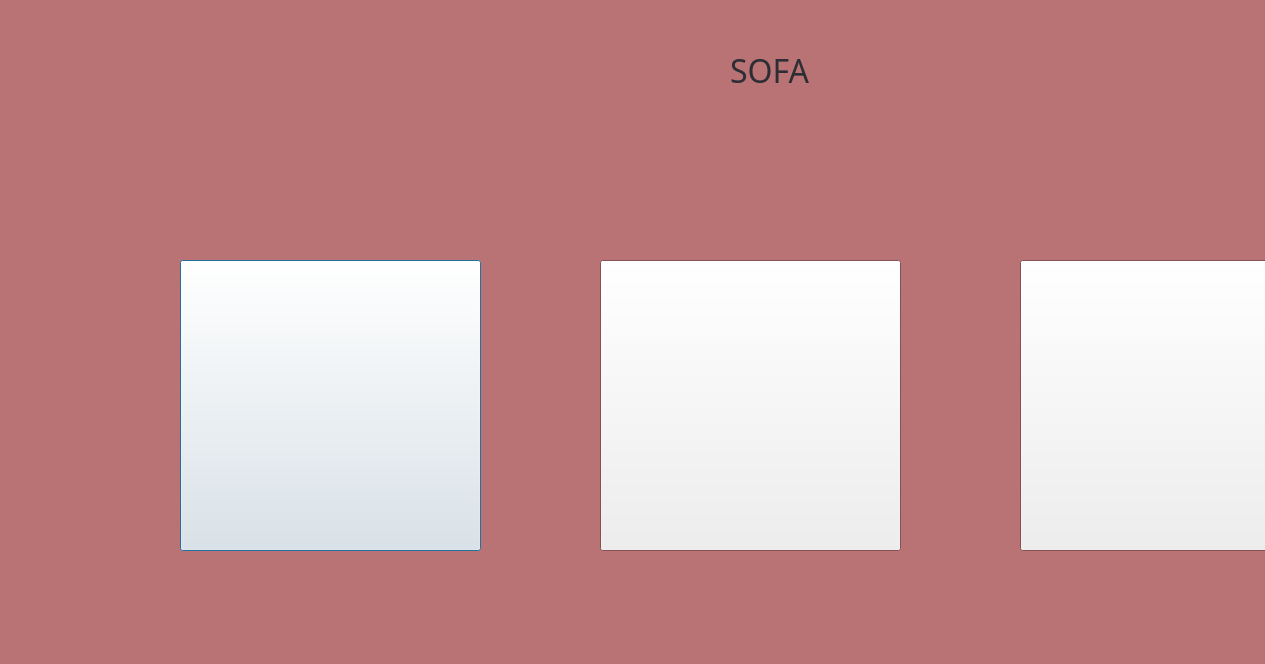
<?xml version="1.0" encoding="UTF-8"?>
<ui version="4.0">
 <class>sofa</class>
 <widget class="QDialog" name="sofa">
  <property name="geometry">
   <rect>
    <x>0</x>
    <y>0</y>
    <width>1265</width>
    <height>664</height>
   </rect>
  </property>
  <property name="palette">
   <palette>
    <active>
     <colorrole role="Window">
      <brush brushstyle="SolidPattern">
       <color alpha="255">
        <red>185</red>
        <green>115</green>
        <blue>117</blue>
       </color>
      </brush>
     </colorrole>
    </active>
    <inactive>
     <colorrole role="Window">
      <brush brushstyle="SolidPattern">
       <color alpha="255">
        <red>185</red>
        <green>115</green>
        <blue>117</blue>
       </color>
      </brush>
     </colorrole>
    </inactive>
    <disabled>
     <colorrole role="Base">
      <brush brushstyle="SolidPattern">
       <color alpha="255">
        <red>185</red>
        <green>115</green>
        <blue>117</blue>
       </color>
      </brush>
     </colorrole>
     <colorrole role="Window">
      <brush brushstyle="SolidPattern">
       <color alpha="255">
        <red>185</red>
        <green>115</green>
        <blue>117</blue>
       </color>
      </brush>
     </colorrole>
    </disabled>
   </palette>
  </property>
  <property name="windowTitle">
   <string>Dialog</string>
  </property>
  <widget class="QLabel" name="label">
   <property name="geometry">
    <rect>
     <x>730</x>
     <y>50</y>
     <width>101</width>
     <height>41</height>
    </rect>
   </property>
   <property name="palette">
    <palette>
     <active>
      <colorrole role="WindowText">
       <brush brushstyle="SolidPattern">
        <color alpha="255">
         <red>45</red>
         <green>45</green>
         <blue>52</blue>
        </color>
       </brush>
      </colorrole>
     </active>
     <inactive>
      <colorrole role="WindowText">
       <brush brushstyle="SolidPattern">
        <color alpha="255">
         <red>45</red>
         <green>45</green>
         <blue>52</blue>
        </color>
       </brush>
      </colorrole>
     </inactive>
     <disabled/>
    </palette>
   </property>
   <property name="font">
    <font>
     <family>Britannic Bold</family>
     <pointsize>24</pointsize>
    </font>
   </property>
   <property name="text">
    <string>SOFA</string>
   </property>
  </widget>
  <widget class="QPushButton" name="sofa1btn">
   <property name="geometry">
    <rect>
     <x>180</x>
     <y>260</y>
     <width>301</width>
     <height>291</height>
    </rect>
   </property>
   <property name="text">
    <string/>
   </property>
  </widget>
  <widget class="QPushButton" name="sofa2btn">
   <property name="geometry">
    <rect>
     <x>600</x>
     <y>260</y>
     <width>301</width>
     <height>291</height>
    </rect>
   </property>
   <property name="text">
    <string/>
   </property>
  </widget>
  <widget class="QPushButton" name="sofa3btn">
   <property name="geometry">
    <rect>
     <x>1020</x>
     <y>260</y>
     <width>301</width>
     <height>291</height>
    </rect>
   </property>
   <property name="text">
    <string/>
   </property>
  </widget>
 </widget>
 <resources/>
 <connections/>
</ui>
